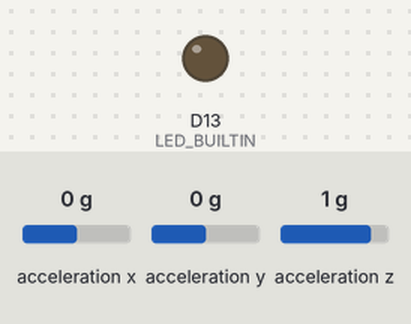
A sketch run on a simulated Arduino Nano 33 BLE. Parts: output pins drawn as LEDs (lit = HIGH). The test bench sets the inputs (shaded band); at power-on: acceleration x 0 g, acceleration y 0 g, acceleration z 1 g. Nothing arrives over Bluetooth unless stated; a phone connects over Bluetooth LE 3 s after start; what the sketch prints to the serial monitor is not drawn.

Above: at 0.1 s.
At 3.1 s:
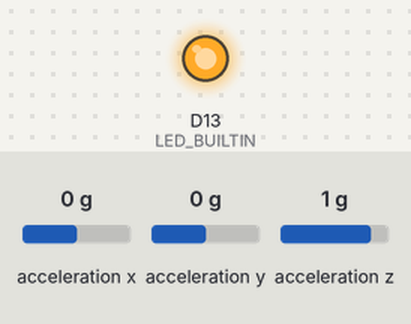
Timing chart, 0 to 4.6 s (numbered marks = the images above):
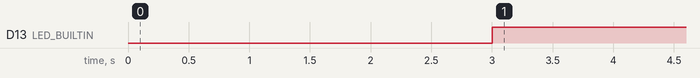

Measured:
- by itself, D13 (LED_BUILTIN): LOW → HIGH at 3.0 s

The sketch:

HID_Mouse.ino
```cpp
#include <ArduinoBLE.h>
#include <Arduino_LSM9DS1.h>

float ax, ay, az;         // accelerometer values

//Defining Bluetooth Peripheral (this board)
//BLEPeripheral blePeripheral;

//Defining HID Serivce
BLEService hidService("1812");    // declare it as an HID device
BLECharCharacteristic bootModeProtocol("2A42", BLERead | BLEWriteWithoutResponse);
BLECharacteristic bootMouseReport("2A33", BLERead | BLENotify,3);//Seting up the mouse specific characteristic
BLECharacteristic hidInformation("2A4A",BLERead, 4 );
BLECharacteristic reportMap("2A4B", BLERead,50);
BLECharCharacteristic controlPoint("2A4C",BLEWriteWithoutResponse);
BLECharacteristic mouseReport("2A4D", BLERead | BLENotify, 3); //the report value

//Defining Battery Service
BLEService batteryService("180F");
BLECharCharacteristic batteryLevel("2A19", BLERead);

//Device Information Service
BLEService deviceInformation("180A");
BLECharacteristic pnpID("2A50", BLERead, 7);

const int ledPin = 13;      // activity LED pin

int calibrateOffsets = 1; // int to determine whether calibration takes place or not

long prevmill;
int lastx;
int lasty;
unsigned char bleValue[3] = {0x00, 0x00, 0x00};
unsigned char reportMapValue[50] = {0x05,0x01,0x09,0x02,0xA1,0x01,0x09,0x01,0xA1,0x00,0x05,0x09,0x19,0x01,0x29,0x03,0x15,0x00,0x25,0x01,0x95,0x03,0x75,0x01,0x81,0x02,0x95,0x01,0x75,0x05,0x81,0x01,0x05,0x01,0x09,0x30,0x09,0x31,0x15,0x81,0x25,0x7F,0x75,0x08,0x95,0x02,0x81,0x06,0xC0,0xC0};
const unsigned char bootMode = 0x00;
const unsigned char batteryDummy = 0x63;
unsigned char hidInfo[3] = {0x4a, 0x00, 0xc0};
unsigned char pnp[4] = {0x02, 0x00, 0x00, 0x12};

float prevspeedx;
float prevspeedy;
float currentspeedx;
float currentspeedy;
byte movex;
byte movey;

void setup() {
  Serial.begin(9600); // initialize Serial communication
  while (!Serial);    // wait for the serial port to open

  // initialize device
  Serial.println("Initializing IMU device...");
  IMU.begin();

  // verify connection
  Serial.println("Testing device connections...");
  if (IMU.begin()) {
    Serial.println("CurieIMU connection successful");
  } else {
    Serial.println("CurieIMU connection failed");
  }

  if (!BLE.begin()) {
    //Serial.println("starting BLE failed!");

    while (1);
  }


  // configure Arduino LED for activity indicator
  pinMode(LED_BUILTIN, OUTPUT);

  // Add service name and UUID for bluetooth
  BLE.setLocalName("accMouse");
  BLE.setAdvertisedServiceUuid(hidService.uuid());

  // Add services and characteristics

  //HID Service and Characteristics

  hidService.addCharacteristic(bootMouseReport);
  Serial.println("bootMouseReport added");
  hidService.addCharacteristic(bootModeProtocol);
  hidService.addCharacteristic(hidInformation);
  hidService.addCharacteristic(reportMap);
  hidService.addCharacteristic(controlPoint);
  hidService.addCharacteristic(mouseReport);
  BLE.addService(hidService);
  Serial.println("adding HID Service");

  //Battery service and characteristic
  batteryService.addCharacteristic(batteryLevel);
  BLE.addService(batteryService);

  //Device Information
  deviceInformation.addCharacteristic(pnpID);
  BLE.addService(deviceInformation);

  // Setting the initial value for our mouse input
  bootModeProtocol.writeValue('0');
  bootMouseReport.writeValue(bleValue,3);
  Serial.print("boot mouse report value:   ");
  Serial.print(bleValue[0]);
  Serial.print(bleValue[1]);
  Serial.print(bleValue[2]);
  batteryLevel.writeValue(batteryDummy);
  hidInformation.writeValue(hidInfo, 4);
  pnpID.writeValue(pnp, 7);
  reportMap.writeValue(reportMapValue,50);
  mouseReport.writeValue(bleValue,3);
  BLE.setAppearance(962);

  // Starting the service
  prevmill = millis();
  prevspeedx = 0;
  prevspeedy = 0;
  currentspeedx = 0;
  currentspeedy = 0;
  lastx = 0;
  lasty = 0;

  BLE.advertise();

}

void loop() {
  long currentmill = millis();
  int hertz = 200;
  if (currentmill - prevmill >= 1000 / hertz) {

    // look for central device to connect
    BLEDevice central = BLE.central();
    BLE.poll();

    // if a central is connected then we start to do things
    if (central) {

      while (central.connected()) {
      // read raw accel/gyro measurements from device
      if (IMU.accelerationAvailable()) {
      IMU.readAcceleration(ax, ay, az);
      digitalWrite(LED_BUILTIN, HIGH);

      currentspeedx = prevspeedx + (54 * ax);
      currentspeedy = prevspeedy + (54 * ay);
      Serial.print(ay / 258);

      Serial.print("\t");
      Serial.println((az - 16384) / 258);

      movex = byte(floor(ay / 258));
      movey = byte(floor((az - 16384) / 258));


      bleValue[1] = movex;
      bleValue[2] = movey;
      bootMouseReport.writeValue(bleValue,3);
      prevspeedx = currentspeedx;
      prevspeedy = currentspeedy;
      prevmill = currentmill;
      }

    }

    digitalWrite(LED_BUILTIN, LOW);
    }
  }
}
```
